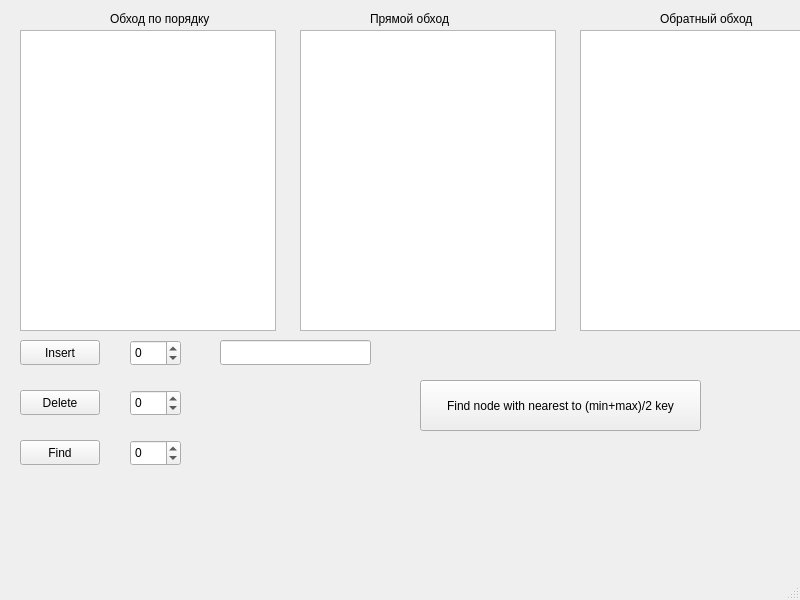
<?xml version="1.0" encoding="UTF-8"?>
<ui version="4.0">
 <class>MainWindow</class>
 <widget class="QMainWindow" name="MainWindow">
  <property name="geometry">
   <rect>
    <x>0</x>
    <y>0</y>
    <width>800</width>
    <height>600</height>
   </rect>
  </property>
  <property name="windowTitle">
   <string>MainWindow</string>
  </property>
  <widget class="QWidget" name="centralwidget">
   <widget class="QPushButton" name="insertButton">
    <property name="geometry">
     <rect>
      <x>20</x>
      <y>340</y>
      <width>80</width>
      <height>25</height>
     </rect>
    </property>
    <property name="text">
     <string>Insert</string>
    </property>
   </widget>
   <widget class="QLineEdit" name="lineEdit">
    <property name="geometry">
     <rect>
      <x>220</x>
      <y>340</y>
      <width>151</width>
      <height>25</height>
     </rect>
    </property>
    <property name="maxLength">
     <number>300</number>
    </property>
   </widget>
   <widget class="QSpinBox" name="spinBox">
    <property name="geometry">
     <rect>
      <x>130</x>
      <y>340</y>
      <width>51</width>
      <height>26</height>
     </rect>
    </property>
    <property name="minimum">
     <number>-1000000</number>
    </property>
    <property name="maximum">
     <number>1000000</number>
    </property>
   </widget>
   <widget class="QPushButton" name="deleteButton">
    <property name="geometry">
     <rect>
      <x>20</x>
      <y>390</y>
      <width>80</width>
      <height>25</height>
     </rect>
    </property>
    <property name="text">
     <string>Delete</string>
    </property>
   </widget>
   <widget class="QSpinBox" name="spinBox_2">
    <property name="geometry">
     <rect>
      <x>130</x>
      <y>390</y>
      <width>51</width>
      <height>26</height>
     </rect>
    </property>
    <property name="minimum">
     <number>-1000000</number>
    </property>
    <property name="maximum">
     <number>1000000</number>
    </property>
   </widget>
   <widget class="QPushButton" name="findButton">
    <property name="geometry">
     <rect>
      <x>20</x>
      <y>440</y>
      <width>80</width>
      <height>25</height>
     </rect>
    </property>
    <property name="text">
     <string>Find</string>
    </property>
   </widget>
   <widget class="QSpinBox" name="spinBox_3">
    <property name="geometry">
     <rect>
      <x>130</x>
      <y>440</y>
      <width>51</width>
      <height>26</height>
     </rect>
    </property>
    <property name="minimum">
     <number>-1000000</number>
    </property>
    <property name="maximum">
     <number>1000000</number>
    </property>
   </widget>
   <widget class="QTableWidget" name="tableWidget">
    <property name="geometry">
     <rect>
      <x>20</x>
      <y>30</y>
      <width>256</width>
      <height>301</height>
     </rect>
    </property>
   </widget>
   <widget class="QTableWidget" name="tableWidget_2">
    <property name="geometry">
     <rect>
      <x>300</x>
      <y>30</y>
      <width>256</width>
      <height>301</height>
     </rect>
    </property>
   </widget>
   <widget class="QTableWidget" name="tableWidget_3">
    <property name="geometry">
     <rect>
      <x>580</x>
      <y>30</y>
      <width>256</width>
      <height>301</height>
     </rect>
    </property>
   </widget>
   <widget class="QLabel" name="label">
    <property name="geometry">
     <rect>
      <x>110</x>
      <y>10</y>
      <width>111</width>
      <height>17</height>
     </rect>
    </property>
    <property name="text">
     <string>Обход по порядку</string>
    </property>
   </widget>
   <widget class="QLabel" name="label_2">
    <property name="geometry">
     <rect>
      <x>370</x>
      <y>10</y>
      <width>111</width>
      <height>17</height>
     </rect>
    </property>
    <property name="text">
     <string>Прямой обход</string>
    </property>
   </widget>
   <widget class="QLabel" name="label_3">
    <property name="geometry">
     <rect>
      <x>660</x>
      <y>10</y>
      <width>111</width>
      <height>17</height>
     </rect>
    </property>
    <property name="text">
     <string>Обратный обход</string>
    </property>
   </widget>
   <widget class="QPushButton" name="pushButton">
    <property name="geometry">
     <rect>
      <x>420</x>
      <y>380</y>
      <width>281</width>
      <height>51</height>
     </rect>
    </property>
    <property name="text">
     <string>Find node with nearest to (min+max)/2 key</string>
    </property>
   </widget>
  </widget>
  <widget class="QMenuBar" name="menubar">
   <property name="geometry">
    <rect>
     <x>0</x>
     <y>0</y>
     <width>800</width>
     <height>22</height>
    </rect>
   </property>
  </widget>
  <widget class="QStatusBar" name="statusbar"/>
 </widget>
 <resources/>
 <connections/>
</ui>
